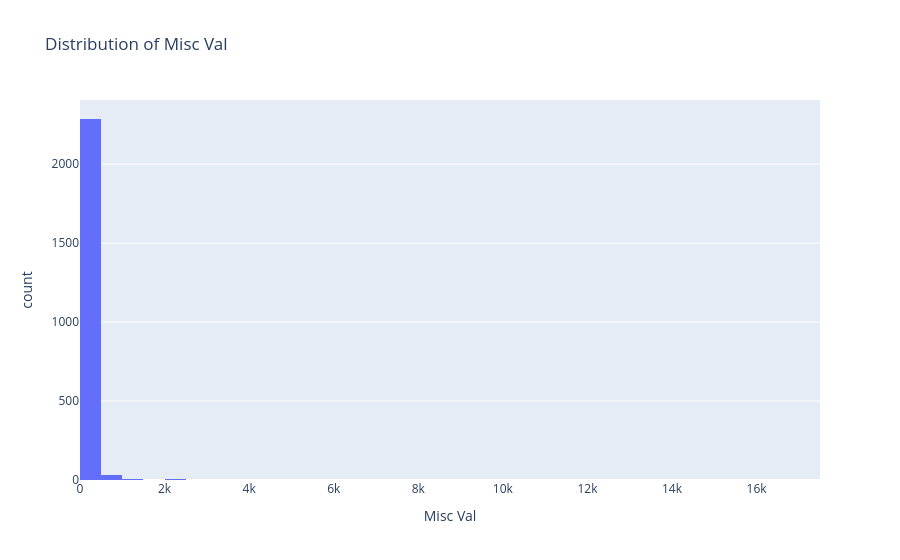

Write notebook code for a chart like this one.
### Code cell
fig = px.histogram(
    X_train,
    x=feature,
    nbins=50,
    title=f"Distribution of {feature}"
)

fig.show()

### Figure 1 — Plotly figure (JSON) as saved in the notebook; plotly's stock layout.template omitted (floating-point values rounded to 4 significant figures; data arrays with more than 128 entries replaced by an {"elided": "..."} marker saying what was removed)
{"data": [{"bingroup": "x", "hovertemplate": "Misc Val=%{x}<br>count=%{y}<extra></extra>", "legendgroup": "", "marker": {"color": "#636efa", "pattern": {"shape": ""}}, "name": "", "nbinsx": 50, "orientation": "v", "showlegend": false, "type": "histogram", "x": {"elided": "2344 int values"}, "xaxis": "x", "yaxis": "y"}], "layout": {"barmode": "relative", "legend": {"tracegroupgap": 0}, "title": {"text": "Distribution of Misc Val"}, "xaxis": {"anchor": "y", "domain": [0, 1], "title": {"text": "Misc Val"}}, "yaxis": {"anchor": "x", "domain": [0, 1], "title": {"text": "count"}}}}
